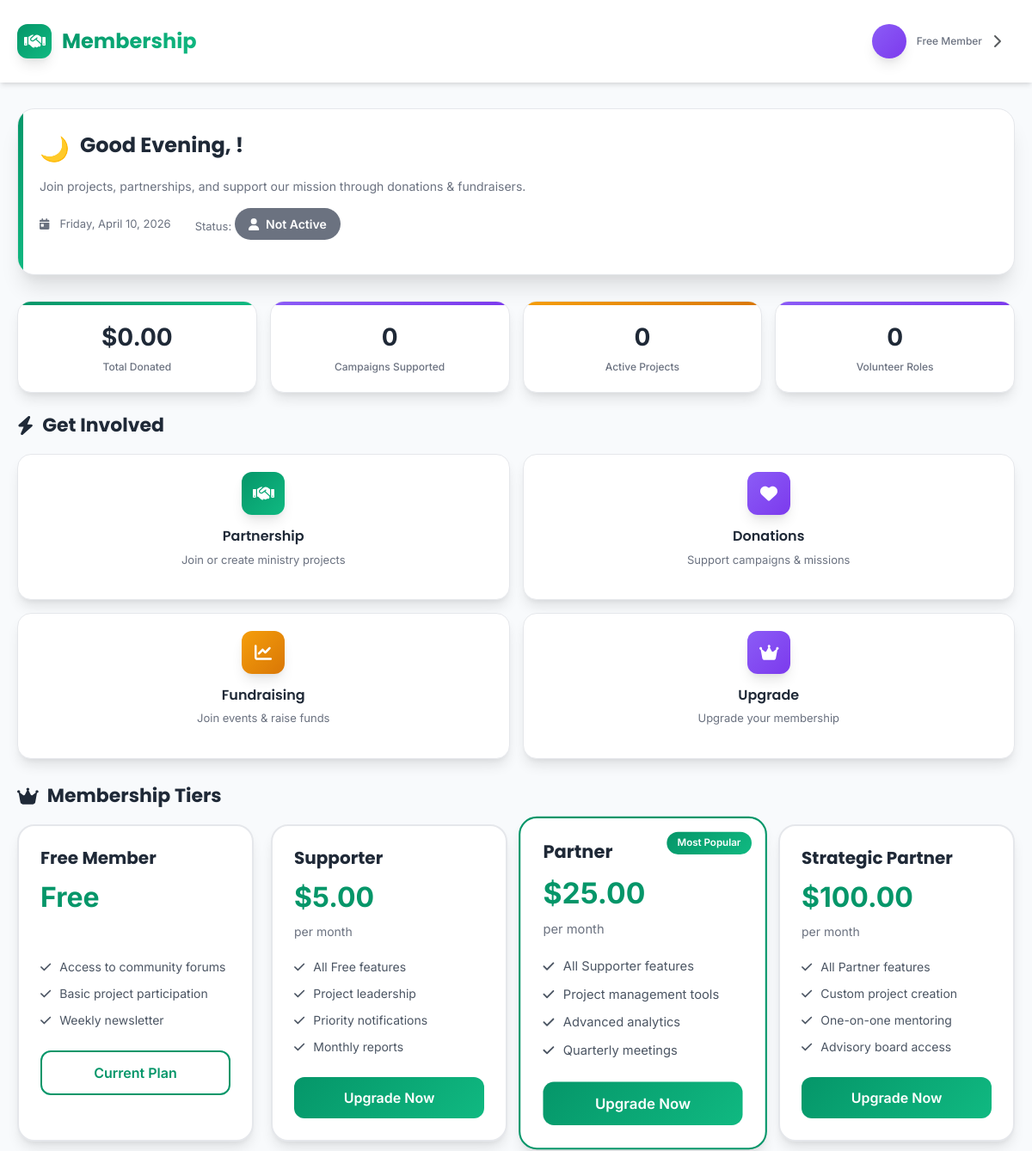
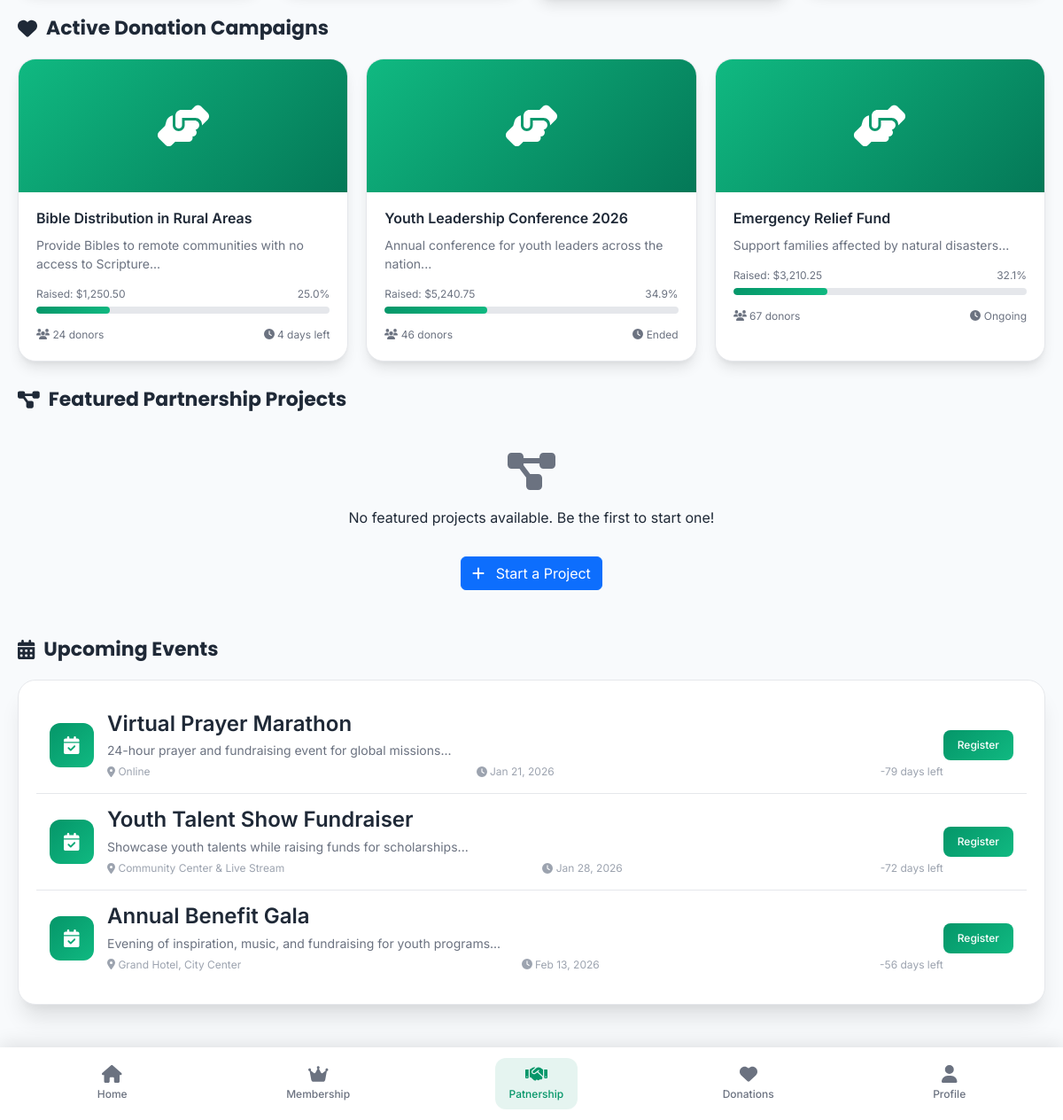
Screenshot of /membership.php (signed in) with the database file from the repository (2 pictures, top to bottom).
### tables this page shows
CREATE TABLE `membership_tiers` (
  `id` int(11) NOT NULL,
  `name` varchar(100) NOT NULL,
  `description` text DEFAULT NULL,
  `monthly_price` decimal(10,2) DEFAULT 0.00,
  `yearly_price` decimal(10,2) DEFAULT 0.00,
  `features` text DEFAULT NULL,
  `max_projects` int(11) DEFAULT 0,
  `max_storage_mb` int(11) DEFAULT 0,
  `priority_support` tinyint(1) DEFAULT 0,
  `is_active` tinyint(1) DEFAULT 1,
  `sort_order` int(11) DEFAULT 0,
  `created_at` timestamp NOT NULL DEFAULT current_timestamp()
);

CREATE TABLE `donation_campaigns` (
  `id` int(11) NOT NULL,
  `title` varchar(200) NOT NULL,
  `description` text DEFAULT NULL,
  `campaign_type` enum('mission','project','emergency','scholarship','general') DEFAULT 'general',
  `target_amount` decimal(10,2) NOT NULL,
  `current_amount` decimal(10,2) DEFAULT 0.00,
  `currency` varchar(3) DEFAULT 'USD',
  `organization_id` int(11) DEFAULT NULL,
  `project_id` int(11) DEFAULT NULL,
  `start_date` date DEFAULT NULL,
  `end_date` date DEFAULT NULL,
  `status` enum('active','completed','cancelled') DEFAULT 'active',
  `is_featured` tinyint(1) DEFAULT 0,
  `images` text DEFAULT NULL,
  `video_url` varchar(255) DEFAULT NULL,
  `donors_count` int(11) DEFAULT 0,
  `created_at` timestamp NOT NULL DEFAULT current_timestamp()
);

CREATE TABLE `fundraising_events` (
  `id` int(11) NOT NULL,
  `title` varchar(200) NOT NULL,
  `description` text DEFAULT NULL,
  `event_type` enum('virtual','in-person','hybrid') DEFAULT 'virtual',
  `organization_id` int(11) DEFAULT NULL,
  `campaign_id` int(11) DEFAULT NULL,
  `target_amount` decimal(10,2) DEFAULT 0.00,
  `current_amount` decimal(10,2) DEFAULT 0.00,
  `event_date` datetime DEFAULT NULL,
  `end_date` datetime DEFAULT NULL,
  `location` varchar(255) DEFAULT NULL,
  `virtual_link` varchar(255) DEFAULT NULL,
  `ticket_price` decimal(10,2) DEFAULT 0.00,
  `max_attendees` int(11) DEFAULT 0,
  `current_attendees` int(11) DEFAULT 0,
  `status` enum('upcoming','ongoing','completed','cancelled') DEFAULT 'upcoming',
  `images` text DEFAULT NULL,
  `speakers` text DEFAULT NULL,
  `sponsors` text DEFAULT NULL,
  `created_at` timestamp NOT NULL DEFAULT current_timestamp()
);

### membership.php (the view, shortened to what the rows shown need)
<?php
include "config.php";
$user_id = $_SESSION['user_id'];
if (isset($_SESSION['full_name']) && !empty($_SESSION['full_name'])) {
    $user_name = $_SESSION['full_name'];
} elseif (isset($_SESSION['email'])) {
    $email = $_SESSION['email'];
    $name_part = explode('@', $email)[0];
    $user_name = ucwords(str_replace('.', ' ', $name_part));
} else {
    $user_name = "User";
}
$first_name = explode(' ', $user_name)[0];
$current_hour = date('H');
if ($current_hour < 12) {
    $greeting = "Good Morning";
    $greeting_icon = "☀️";
} elseif ($current_hour < 17) {
    $greeting = "Good Afternoon";
    $greeting_icon = "🌤️";
} else {
    $greeting = "Good Evening";
}
$membership_query = "SELECT m.*, t.name as tier_name, t.monthly_price, t.yearly_price
                    FROM user_memberships m
                    LEFT JOIN membership_tiers t ON m.tier_id = t.id
                    WHERE m.user_id = ? AND m.status = 'active'";
$stmt = $conn->prepare($membership_query);
$stmt->bind_param("i", $user_id);
$stmt->execute();
$membership_result = $stmt->get_result();
if ($membership_result->num_rows > 0) {
    $membership = $membership_result->fetch_assoc();
    $current_tier = $membership['tier_name'];
    $membership_status = "Active";
    $membership_class = "success";
    $renewal_date = date('M j, Y', strtotime($membership['renewal_date']));
} else {
    $current_tier = "Free Member";
}
$tiers_query = "SELECT * FROM membership_tiers WHERE is_active = 1 ORDER BY sort_order ASC";
$tiers_result = $conn->query($tiers_query);
$membership_tiers = [];
while ($row = $tiers_result->fetch_assoc()) {
    $membership_tiers[] = $row;
}
$campaigns_query = "SELECT * FROM donation_campaigns
                   WHERE status = 'active'
                   ORDER BY is_featured DESC, created_at DESC
                   LIMIT 3";
$campaigns_result = $conn->query($campaigns_query);
$active_campaigns = [];
while ($row = $campaigns_result->fetch_assoc()) {
    $row['progress_percentage'] = ($row['current_amount'] / $row['target_amount']) * 100;
    $active_campaigns[] = $row;
}
$events_query = "SELECT * FROM fundraising_events
                WHERE status = 'upcoming'
                ORDER BY event_date ASC
                LIMIT 3";
$events_result = $conn->query($events_query);
$upcoming_events = [];
while ($row = $events_result->fetch_assoc()) {
    $row['days_left'] = ceil((strtotime($row['event_date']) - time()) / (60 * 60 * 24));
    $upcoming_events[] = $row;
}
?>
<!DOCTYPE html>
<html lang="en">
<head>
    <link href="https://cdn.jsdelivr.net/npm/bootstrap@5.3.2/dist/css/bootstrap.min.css" rel="stylesheet">
    <link rel="stylesheet" href="https://cdnjs.cloudflare.com/ajax/libs/font-awesome/6.4.0/css/all.min.css">
</head>
<body>
    <main class="main-container">
        <section class="welcome-section">
            <div class="welcome-card">
                <div class="greeting-text">
                    <h1 class="greeting-title"><?php echo $greeting; ?>, <?php echo htmlspecialchars($first_name); ?>!</h1>
                </div>
            </div>
        </section>
        <section class="actions-section">
            <h2 class="section-title">
                <i class="fas fa-bolt"></i>
                Get Involved
            </h2>
        </section>
        <section class="tiers-section">
            <h2 class="section-title">
                <i class="fas fa-crown"></i>
                Membership Tiers
            </h2>
            <div class="tiers-grid">
                <?php foreach ($membership_tiers as $tier):
                    $is_current = $current_tier == $tier['name'];
                    $is_featured = $tier['name'] == 'Partner';
                ?>
                <div class="tier-card <?php echo $is_featured ? 'featured' : ''; ?>">
                    <?php if ($is_featured): ?>
                    <div class="tier-badge">Most Popular</div>
                    <?php endif; ?>
                    <h3 class="tier-name"><?php echo htmlspecialchars($tier['name']); ?></h3>
                    <?php if ($tier['monthly_price'] > 0): ?>
                    <div class="tier-price">$<?php echo number_format($tier['monthly_price'], 2); ?></div>
                    <div class="tier-period">per month</div>
                    <?php else: ?>
                    <div class="tier-price">Free</div>
                    <div class="tier-period">&nbsp;</div>
                    <?php endif; ?>
                    <ul class="tier-features">
                        <?php
                        $features = json_decode($tier['features'] ?? '[]', true);
                        foreach (array_slice($features, 0, 4) as $feature):
                        ?>
                        <li class="tier-feature">
                            <i class="fas fa-check"></i>
                            <?php echo htmlspecialchars($feature); ?>
                        </li>
                        <?php endforeach; ?>
                    </ul>
                    <button class="btn-tier <?php echo $is_current ? 'btn-tier-outline' : 'btn-tier-primary'; ?>"
                            onclick="selectTier(<?php echo $tier['id']; ?>)">
                        <?php echo $is_current ? 'Current Plan' : ($tier['monthly_price'] > 0 ? 'Upgrade Now' : 'Join Free'); ?>
                    </button>
                </div>
                <?php endforeach; ?>
            </div>
        </section>
        <section class="campaigns-section">
            <h2 class="section-title">
                <i class="fas fa-heart"></i>
                Active Donation Campaigns
            </h2>
            <?php if (!empty($active_campaigns)): ?>
            <div class="campaigns-grid">
                <?php foreach ($active_campaigns as $campaign): ?>
                <div class="campaign-card" onclick="viewCampaign(<?php echo $campaign['id']; ?>)">
                    <div class="campaign-image">
                        <i class="fas fa-hands-helping"></i>
                    </div>
                    <div class="campaign-content">
                        <h4 class="campaign-title"><?php echo htmlspecialchars($campaign['title']); ?></h4>
                        <p class="campaign-description">
                            <?php echo htmlspecialchars(substr($campaign['description'], 0, 100)); ?>...
                        </p>
                        <div class="campaign-progress">
                            <div class="progress-text">
                                <span>Raised: $<?php echo number_format($campaign['current_amount'], 2); ?></span>
                                <span><?php echo number_format($campaign['progress_percentage'], 1); ?>%</span>
                            </div>
                            <div class="progress-bar-container">
                                <div class="progress-bar" style="width: <?php echo min($campaign['progress_percentage'], 100); ?>%"></div>
                            </div>
                        </div>
                        <div class="campaign-stats">
                            <span><i class="fas fa-users"></i> <?php echo $campaign['donors_count']; ?> donors</span>
                            <span><i class="fas fa-clock"></i>
                                <?php
                                if ($campaign['end_date']) {
                                    $days_left = ceil((strtotime($campaign['end_date']) - time()) / (60 * 60 * 24));
                                    echo $days_left > 0 ? $days_left . ' days left' : 'Ended';
                                } else {
                                    echo 'Ongoing';
                                }
                                ?>
                            </span>
                        </div>
                    </div>
                </div>
                <?php endforeach; ?>
            </div>
            <?php endif; ?>
        </section>
        <section class="projects-section">
            <h2 class="section-title">
                <i class="fas fa-project-diagram"></i>
                Featured Partnership Projects
            </h2>
        </section>
        <section class="events-section">
            <h2 class="section-title">
                <i class="fas fa-calendar-alt"></i>
                Upcoming Events
            </h2>
            <div class="events-list">
                <?php if (!empty($upcoming_events)): ?>
                    <?php foreach ($upcoming_events as $event): ?>
                    <div class="event-item">
                        <div class="event-icon">
                            <i class="fas fa-calendar-check"></i>
                        </div>
                        <div class="event-content">
                            <h4 class="event-title"><?php echo htmlspecialchars($event['title']); ?></h4>
                            <p class="event-details"><?php echo htmlspecialchars(substr($event['description'], 0, 80)); ?>...</p>
                            <div class="event-meta">
                                <span><i class="fas fa-map-marker-alt"></i> <?php echo htmlspecialchars($event['location'] ?: 'Online'); ?></span>
                                <span><i class="fas fa-clock"></i> <?php echo date('M j, Y', strtotime($event['event_date'])); ?></span>
                                <span><?php echo $event['days_left']; ?> days left</span>
                            </div>
                        </div>
                        <button class="btn-event" onclick="viewEvent(<?php echo $event['id']; ?>)">
                            Register
                        </button>
                    </div>
                    <?php endforeach; ?>
                <?php endif; ?>
            </div>
        </section>
    </main>
</body>
</html>

### rows the page displays
membership_tiers: name "Free Member", monthly_price "Free", features "Access to community forums", features "Basic project participation", features "Weekly newsletter", shows "Current Plan"
membership_tiers: name "Supporter", monthly_price "5.00", features "All Free features", features "Project leadership", features "Priority notifications", features "Monthly reports", shows "Upgrade Now"
membership_tiers: shows "Most Popular", name "Partner", monthly_price "25.00", features "All Supporter features", features "Project management tools", features "Advanced analytics", features "Quarterly meetings", shows "Upgrade Now"
membership_tiers: name "Strategic Partner", monthly_price "100.00", features "All Partner features", features "Custom project creation", features "One-on-one mentoring", features "Advisory board access", shows "Upgrade Now"
donation_campaigns: title "Bible Distribution in Rural Areas", description "Provide Bibles to remote communities with no access to Scripture", current_amount "1,250.50", progress_percentage "25.0", min($campaign['progress_percentage'], 100) 25.01 (drawn), donors_count "24", end_date "4"
donation_campaigns: title "Youth Leadership Conference 2026", description "Annual conference for youth leaders across the nation", current_amount "5,240.75", progress_percentage "34.9", min($campaign['progress_percentage'], 100) 34.938333333333 (drawn), donors_count "46", end_date "Ended"
donation_campaigns: title "Emergency Relief Fund", description "Support families affected by natural disasters", current_amount "3,210.25", progress_percentage "32.1", min($campaign['progress_percentage'], 100) 32.1025 (drawn), donors_count "67", shows "Ongoing"
fundraising_events: title "Virtual Prayer Marathon", description "24-hour prayer and fundraising event for global missions", location "Online", event_date "Jan 21, 2026", days_left "-79"
fundraising_events: title "Youth Talent Show Fundraiser", description "Showcase youth talents while raising funds for scholarships", location "Community Center & Live Stream", event_date "Jan 28, 2026", days_left "-72"
fundraising_events: title "Annual Benefit Gala", description "Evening of inspiration, music, and fundraising for youth programs", location "Grand Hotel, City Center", event_date "Feb 13, 2026", days_left "-56"

### other values shown
$current_tier "Free Member"
$greeting_icon "🌙"
$greeting "Good Evening"
$membership_status "Not Active"
$donation_stats['total_donated'] "0.00"
$donation_stats['total_campaigns'] "0"
$user_projects_count "0"
$volunteer_count "0"
